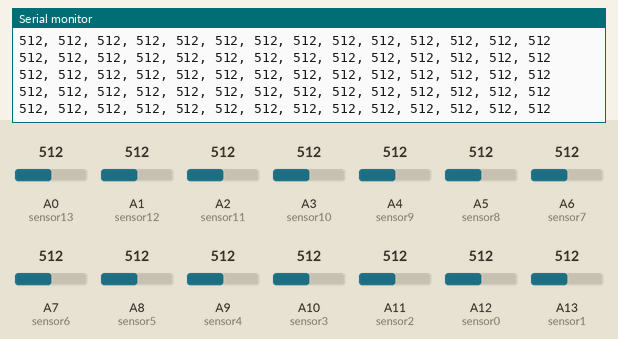
This sketch was run on a simulated Arduino Mega 2560, built with avr-gcc and run on an emulated ATmega2560. Parts: the last lines printed to the serial monitor. The test bench sets the inputs (shaded band); at power-on: A0 (sensor13) = 512, A1 (sensor12) = 512, A2 (sensor11) = 512, A3 (sensor10) = 512, A4 (sensor9) = 512, A5 (sensor8) = 512, A6 (sensor7) = 512, A7 (sensor6) = 512, A8 (sensor5) = 512, A9 (sensor4) = 512, A10 (sensor3) = 512, A11 (sensor2) = 512, A12 (sensor0) = 512, A13 (sensor1) = 512.

Above: at 1.2 s.
1.3 s: A0 (sensor13) set to 106
At 2.1 s:
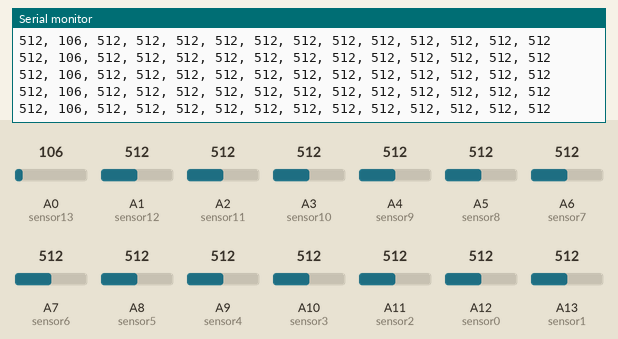
4.3 s: A0 (sensor13) set to 92
At 4.8 s:
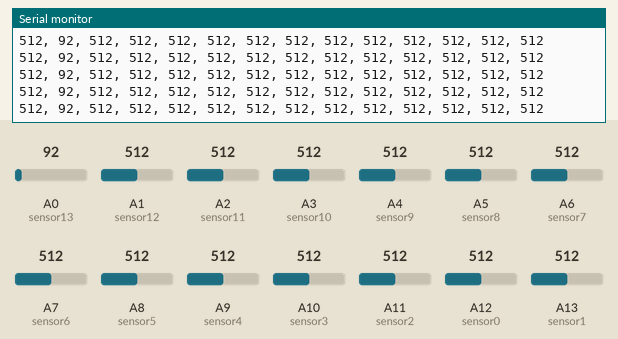
Timing chart, 0 to 7.3 s (numbered marks = the images above; inputs shaded):
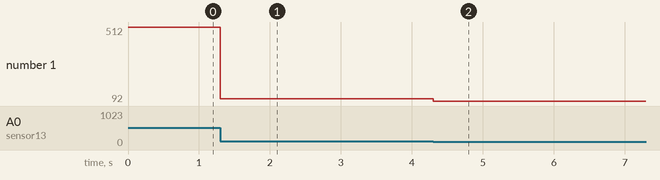

The sketch:

mega_serial.ino
```cpp
int sensor0 = A12;
int sensor1 = A13;
int sensor2 = A11;
int sensor3 = A10;
int sensor4 = A9;
int sensor5 = A8;
int sensor6 = A7;
int sensor7 = A6;
int sensor8 = A5;
int sensor9 = A4;
int sensor10 = A3;
int sensor11 = A2;
int sensor12 = A1;
int sensor13 = A0;
char data[500];


void setup() {
//    Serial.begin(115200);
  Serial.begin(250000);
//  Serial.begin(1200);
//  Serial.println("Ready"); // print "Ready" once

}

void loop() {

    int value0 = analogRead(sensor0);
    int value1 = analogRead(sensor1);
    int value2 = analogRead(sensor2);
    int value3 = analogRead(sensor3);
    int value4 = analogRead(sensor4);
    int value5 = analogRead(sensor5);
    int value6 = analogRead(sensor6);
    int value7 = analogRead(sensor7);
    int value8 = analogRead(sensor8);
    int value9 = analogRead(sensor9);
    int value10 = analogRead(sensor10);
    int value11 = analogRead(sensor11);
    int value12 = analogRead(sensor12);
    int value13 = analogRead(sensor13);


    sprintf(data,"%i, %i, %i, %i, %i, %i, %i, %i, %i, %i, %i, %i, %i, %i",
            value12, value13, // thumb
            value9, value10, value11, // index
            value6, value7, value8, // middle
            value3, value4, value5, // ring
            value0, value1, value2); // little
    Serial.println(data);
//    Serial.flush();

//    delay(500);

}
```

Measured:
- after the input at 1.3 s, the serial monitor: prints a new line at once (image 1)
- after the input at 4.3 s, the serial monitor: prints a new line at once (image 2)
- plotted number 1: 512 → 106 after the input at 1.3 s, 106 → 92 after the input at 4.3 s
